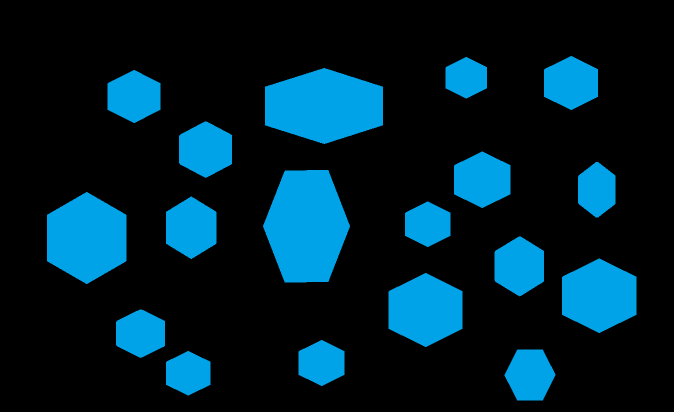
#> input picture Images/altigen.png, 1348 x 824 px (shown at 1/2 size)
$ python concatData.py
#> lines starting #> are read from the running program, lines starting #| are printed output that depends on the picture; after the words box and inside, x2 and y2 are one past the last pixel; in counts of white or black regions, pixels touching at a corner belong together
### WorkSpace/DataPreprocessing.py
import cv2
import imutils
import numpy as np
from matplotlib import pyplot as plt
import math


def findContour(image):
    resized = imutils.resize(image, width=300)
    ratio = image.shape[0] / float(resized.shape[0])


    gray = cv2.cvtColor(resized, cv2.COLOR_BGR2GRAY)

    blurred = cv2.GaussianBlur(gray, (5, 5), 0)
    thresh = cv2.threshold(blurred, 60, 255, cv2.THRESH_BINARY)[1]


    cnts = cv2.findContours(thresh.copy(), cv2.RETR_EXTERNAL,
                            cv2.CHAIN_APPROX_SIMPLE)
    cnts = imutils.grab_contours(cnts)

    return cnts,ratio

# [8 lines left out: function findContourWithAprrox, not called in this run]


def perimeterRadiusRelation(cnts):
   # cnts, ratio = findContour(image)
    #resized = imutils.resize(image, width=300)
    oranlar = []

    for i in cnts:
        perimeter = cv2.arcLength(i, True)
        (x, y), radius = cv2.minEnclosingCircle(i)
        center = (int(x), int(y))
        radius = int(radius) * 2
        oran = round(perimeter / radius,2)
        oranlar.append(oran)

      #  img = cv2.circle(resized, center, int(radius), (0, 255, 0), 2)
     #   cv2.imshow("Image", resized)
     #   cv2.waitKey(0)
    return oranlar
#burada yapilan islem, tespit edilen seklin cevre uzunlugunu seklin üzerine cizilebilinen minumum alana sahip cemberin cabına oranı
# sistemimiz için bagımsız degisken olarak kullanılacaktır.

def findContourNumber(image,cnts):

    #cnts,ratio = findContour(image)
    resized = imutils.resize(image, width=300)
    koseSayisi = []
    a = 0
    for i in cnts:
        cv2.drawContours(resized, [i], -1, (0, 255, 0), 2)

        peri = cv2.arcLength(i, True)
        approx = cv2.approxPolyDP(i, 0.1 * peri, True)# 0.1 değeri artırıldıpında yanlıs anlamadıysam diger noktalara olan maksimum degerde
                                                      #artıyor. Bu sebeple cikan kose noktalarinin sayisinda azalma oluyor. En cok azalma
                                                      # cemberler icin oluyor.
        koseSayisi.append(approx)

    return koseSayisi

# [18 lines left out: function cizdir, not called in this run]

def findLocicalEdge(image,cnts):

    koseSayisi = []
    karaListe = []
    beyazKume = set(()) # used set data struct for non dublicate value
    karaKume = set(())
    #cnts,ratio = findContour(image)

    for i in cnts:
        M = cv2.moments(i)
        cX = int((M["m10"] / M["m00"]))
        cY = int((M["m01"] / M["m00"]))

        for j in i:
            a = list(j[0])
            if (j[0][0],j[0][1]) not in karaKume:
                for k in i:# cnts de sıkıntı var
                    b = list(k[0])

                    if math.sqrt((k[0][0] - j[0][0])**2 + (k[0][1] - j[0][1])**2) < math.sqrt((cX - j[0][0])**2 + (cY - j[0][1])**2):
                        if a != b:

                            karaKume.add((k[0][0],k[0][1]))
                    else:

                        beyazKume.add((k[0][0],k[0][1])) #tuple şeklinde ekledik çünkü set veri yapısı list türünde eleman almıyor, çünkü list değişkendir

                        # hacı bak burada karalistedeki elemanlarıda beyaz listeye ekliyo ama sen zaten en sonunda kara listedeki elemanları
                        # beyaz listeden temizleyeceğin için ayrı bir if değimi eklenmemiştir.

        beyazListe = list(beyazKume)
        karaListe = list(karaKume)


        for point in karaListe:

            if point in beyazListe:

                beyazListe.remove(point)


        koseSayisi.append(beyazListe)

        beyazKume.clear()
        karaKume.clear()

    return koseSayisi
# burada işeyen kodun mantığı findContour() ile bulunan bir köşe noktasından diğer bulunan köşe noktalarına kaç adet köşe
# çizilebileceğimizi test etmeye çalışmaktadır. Algoritmanın işleyişi:
# > kıyaslanan noktaların birbirinden farkını alarak (x-y eksenleri için ayrı ayrı) çıkan sonucu şeklin orta noktası ile kıyaslanan
# noktanın farkı ile karşılaştırılmasına dayanır. Eğer çıkan sonuc büyük ise muhtemel bir köşe çizilinebilir denmektedir. daha dogrusu
#muhtemel köse noktalarının sayısını köse olma olabiliritesi en yüksek olan degerlere indirgeme cabası.
# Bu veri KNN veya başka makine öğrenmesi algoritmalarında bağımsız değişken olarak kullanılacaktır.

### WorkSpace/concatData.py
import cv2
import imutils
from WorkSpace import DataPreprocessing
import pandas as pd
from matplotlib import pyplot as plt


dt = DataPreprocessing
image = cv2.imread("../Images/altigen.png")
#> image is the input picture: shape (824, 1348, 3); mean B, G, R 44.2, 30.9, 0
contourEdgeNumbers = []
contourNumbers = []
shapeClass = []
#dt.cizdir(image)
cnts,shapeRatio = dt.findContour(image)
#> in findContour, `resized = imutils.resize(image, width=300)`:
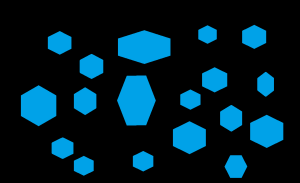
#> resized: shape (183, 300, 3); mean B, G, R 44.2, 30.9, 0
#> in findContour, `gray = cv2.cvtColor(resized, cv2.COLOR_BGR2GRAY)`:
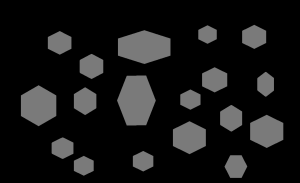
#> gray: shape (183, 300); min 0, max 122, mean 23.2
#> in findContour, `blurred = cv2.GaussianBlur(gray, (5, 5), 0)`:
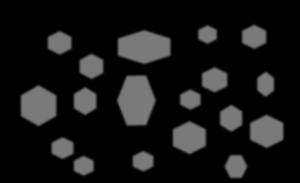
#> blurred: shape (183, 300); min 0, max 122, mean 23.2
#> in findContour, `thresh = cv2.threshold(blurred, 60, 255, cv2.THRESH_BINARY)[1]`:
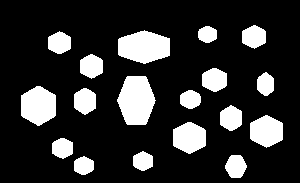
#> thresh: shape (183, 300); 18.9% white; 18 white regions
#> in findContour, `cnts = cv2.findContours(thresh.copy(), cv2.RETR_EXTERNAL, cv2.CHAIN_AP..`: cnts = 18 contours; largest, box (x1, y1, x2, y2) and area: (117, 76, 156, 125) 1364, (118, 30, 170, 64) 1259, (21, 86, 56, 126) 1027, (250, 115, 283, 148) 774, (173, 122, 206, 154) 766
#> shapeRatio = 4.5
ratio = dt.perimeterRadiusRelation(cnts)
#> the loop in perimeterRadiusRelation, `for i in cnts:` made 18 passes
#> (perimeter, x, y, radius, center, oran) on passes 1, 2, 3, 4, 7, 8, 9, 10, 12, 15, 16, 17: (62.87, 83.5, 165.5, 20, (83, 165), 3.14), (71.94, 235.5, 166, 22, (235, 166), 3.27), (64.87, 142.5, 161, 20, (142, 161), 3.24), (68.87, 62, 147.5, 22, (62, 147), 3.13), (77.36, 230.5, 117.5, 24, (230, 117), 3.22), (64.28, 189.8, 99, 20, (189, 99), 3.21), (79.36, 84.5, 101, 26, (84, 100), 3.05), (123.7, 38, 105.2, 38, (38, 105), 3.26), (64.53, 265.5, 83.54, 22, (265, 83), 2.93), (75.11, 59, 42.5, 24, (59, 42), 3.13), (148.1, 143.7, 46.5, 52, (143, 46), 2.85), (58.63, 207.2, 34, 18, (207, 34), 3.26)
#> (perimeter, x, y, radius, oran) on passes 5, 6, 11, 13, 14: (107.8, 189, 137, 34, 3.17), (108.7, 266, 131, 34, 3.2), (148.6, 136, 100, 50, 2.97), (80.53, 214, 79, 26, 3.1), (77.94, 91, 66, 24, 3.25)
#> after the loop in perimeterRadiusRelation, `for i in cnts:`: oranlar = [3.14, 3.27, 3.24, 3.13, 3.17, 3.2, 3.22, 3.21, 3.05, 3.26, 2.97, 2.93, 3.1, 3.25, 3.13, 2.85, 3.26, 3.25]
#> ratio has the same summary as oranlar in perimeterRadiusRelation
contour = dt.findContourNumber(image,cnts)
#> the loop in findContourNumber, `for i in cnts:` made 18 passes
#> (peri, approx) on passes 1 to 12: (62.87, [[84, 156], [74, 161], [81, 174], [93, 169]]), (71.94, [[231, 155], [225, 168], [240, 177], [246, 165]]), (64.87, [[142, 151], [133, 165], [144, 170], [152, 156]]), (68.87, [[60, 138], [52, 153], [63, 158], [72, 142]]), (107.8, [[187, 122], [173, 145], [190, 153], [205, 130]]), (108.7, [[267, 115], [250, 123], [266, 147], [282, 139]]), (77.36, [[230, 105], [220, 124], [232, 130], [241, 111]]), (64.28, [[188, 90], [180, 103], [192, 108], [200, 96]]), (79.36, [[83, 88], [74, 107], [85, 114], [95, 94]]), (123.7, [[36, 86], [21, 115], [39, 125], [55, 95]]), (148.6, [[127, 76], [117, 101], [145, 124], [153, 94]]), (64.53, [[265, 72], [257, 89], [267, 95], [273, 78]])
#> after the loop in findContourNumber, `for i in cnts:`:
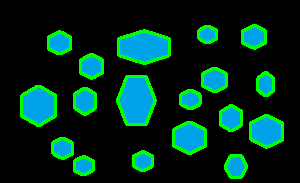
#> resized: shape (183, 300, 3); 9.13% of pixels changed, all inside (x1, y1, x2, y2) = (20, 24, 284, 179)
#> after the loop in findContourNumber, `for i in cnts:`: koseSayisi = 18 contours; largest, box (x1, y1, x2, y2) and area: (117, 76, 154, 125) 927, (118, 35, 170, 59) 858, (21, 86, 56, 126) 693, (250, 115, 283, 148) 520, (173, 122, 206, 154) 518
#> contour has the same summary as koseSayisi in findContourNumber
contourEdge = dt.findLocicalEdge(image,cnts)
#> the loop in findLocicalEdge, `for i in cnts:` made 18 passes
#> (cX, cY) on passes 1 to 12: (83, 165), (235, 166), (142, 160), (62, 147), (188, 137), (266, 130), (230, 117), (189, 99), (84, 100), (38, 105), (135, 100), (265, 83)
#> after the loop in findLocicalEdge, `for i in cnts:`: beyazKume = 0 items; koseSayisi = 18 items
#> contourEdge = 18 items

#> (the run stopped early here; a loop or call above may not have finished)

$ run again, with Images/DikE.png copied over Images/altigen.png
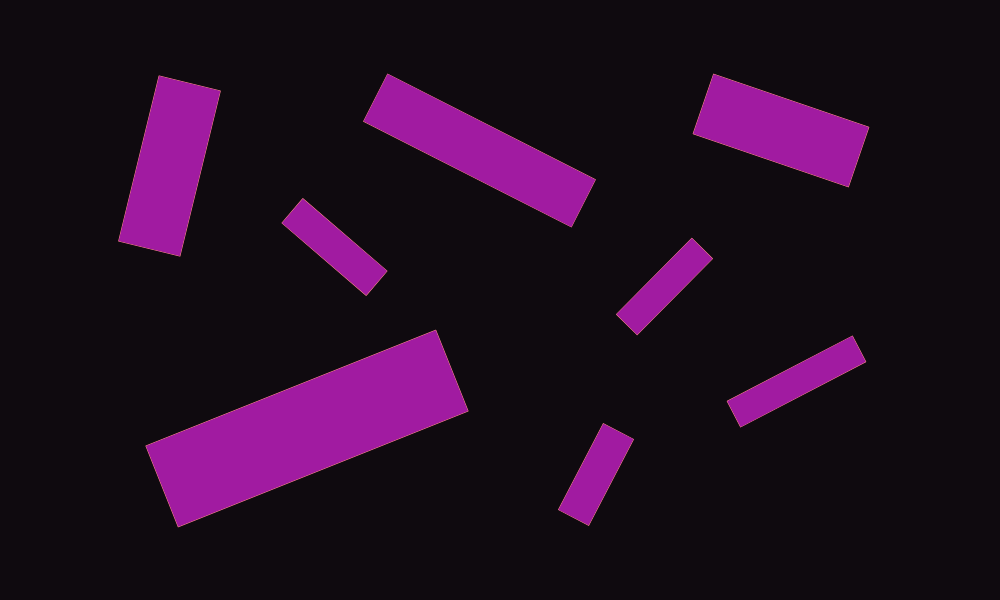
#> input picture Images/DikE.png, 1000 x 600 px
#> image is the input picture: shape (600, 1000, 3); mean B, G, R 33.5, 12.5, 33.8
#> in findContour, `thresh = cv2.threshold(blurred, 60, 255, cv2.THRESH_BINARY)[1]`:
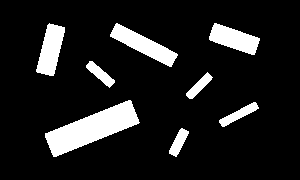
#> thresh: shape (180, 300); 12% white; 8 white regions
#> in findContour, `cnts = cv2.findContours(thresh.copy(), cv2.RETR_EXTERNAL, cv2.CHAIN_AP..`: cnts = 8 contours; box (x1, y1, x2, y2) and area: (45, 100, 140, 157) 2278, (110, 23, 178, 67) 998, (36, 23, 65, 76) 870, (209, 23, 260, 55) 841, (219, 102, 259, 127) 301, (86, 61, 115, 88) 268, (169, 128, 189, 157) 245, (186, 72, 213, 99) 238
#> `cnts,shapeRatio = dt.findContour(image)`: shapeRatio = 3.33
#> the loop in perimeterRadiusRelation, `for i in cnts:` made 8 passes
#> (perimeter, x, y, radius, center, oran) on passes 1 to 8: (76.43, 178.5, 142, 28, (178, 142), 2.73), (101.4, 238.4, 114.3, 40, (238, 114), 2.53), (250.8, 91.94, 128.4, 94, (91, 128), 2.67), (75.3, 198.6, 85.41, 30, (198, 85), 2.51), (80.47, 100.1, 73.13, 32, (100, 73), 2.51), (138.6, 234, 38.5, 50, (234, 38), 2.77), (177.2, 143.5, 44.5, 70, (143, 44), 2.53), (141.3, 50.04, 49.22, 52, (50, 49), 2.72)
#> after the loop in perimeterRadiusRelation, `for i in cnts:`: oranlar = [2.73, 2.53, 2.67, 2.51, 2.51, 2.77, 2.53, 2.72]
#> the loop in findContourNumber, `for i in cnts:` made 8 passes
#> (peri, approx) on passes 1 to 8: (76.43, [[182, 128], [175, 156]]), (101.4, [[258, 107], [219, 122]]), (250.8, [[131, 101], [53, 156]]), (75.3, [[207, 72], [189, 98]]), (80.47, [[89, 61], [109, 87], [114, 80]]), (138.6, [[214, 23], [210, 40], [254, 54], [259, 38]]), (177.2, [[115, 24], [171, 66]]), (141.3, [[49, 23], [36, 71], [53, 75], [64, 27]])
#> after the loop in findContourNumber, `for i in cnts:`:
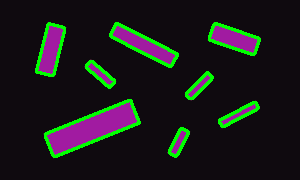
#> resized: shape (180, 300, 3); mean B, G, R 26, 26.8, 26
#> after the loop in findContourNumber, `for i in cnts:`: koseSayisi = 8 contours, 5 with area under 20; largest, box (x1, y1, x2, y2) and area: (36, 23, 65, 76) 816, (210, 23, 260, 55) 800, (89, 61, 115, 88) 135
#> contour has the same summary as koseSayisi in findContourNumber
#> the loop in findLocicalEdge, `for i in cnts:` made 8 passes
#> (cX, cY) on passes 1 to 8: (178, 141), (238, 113), (91, 128), (198, 85), (99, 73), (233, 38), (143, 44), (50, 49)
#> after the loop in findLocicalEdge, `for i in cnts:`: beyazKume = 0 items; koseSayisi = [[(181, 128), (182, 145), (169, 150)], [(253, 102), (219, 120), (240, 117)], [(53, 130), (128, 100), (91, 142)], [(207, 72), (186, 93)], [(89, 61), (106, 85)], [(242, 32), (214, 23), (247, 52)], [(176, 57), (116, 23)], [(49, 23), (48, 74), (59, 49)]]
#> contourEdge has the same summary as koseSayisi in findLocicalEdge

$ run again, with Images/besgen.png copied over Images/altigen.png
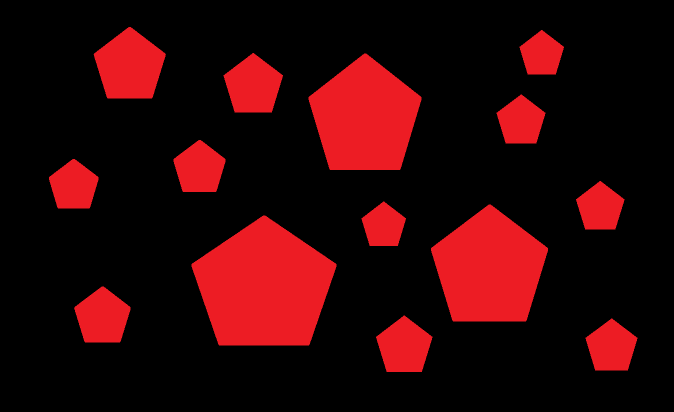
#> input picture Images/besgen.png, 1348 x 824 px (shown at 1/2 size)
#> image is the input picture: shape (824, 1348, 3); mean B, G, R 7, 5.5, 46.4
#> in findContour, `thresh = cv2.threshold(blurred, 60, 255, cv2.THRESH_BINARY)[1]`:
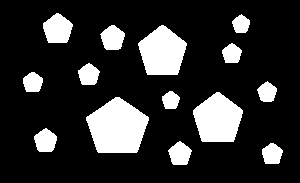
#> thresh: shape (183, 300); 18.4% white; 14 white regions
#> in findContour, `cnts = cv2.findContours(thresh.copy(), cv2.RETR_EXTERNAL, cv2.CHAIN_AP..`: cnts = 14 contours; largest, box (x1, y1, x2, y2) and area: (86, 97, 149, 153) 2438, (193, 92, 243, 142) 1744, (138, 25, 187, 75) 1680, (43, 13, 73, 43) 619, (100, 25, 125, 50) 418
#> `cnts,shapeRatio = dt.findContour(image)`: shapeRatio = 4.5
#> the loop in perimeterRadiusRelation, `for i in cnts:` made 14 passes
#> (perimeter, x, y, radius, center, oran) on passes 1 to 8: (68.28, 271.6, 154, 22, (271, 154), 3.1), (75.6, 179.5, 153.4, 24, (179, 153), 3.15), (74.77, 45, 140.3, 24, (45, 140), 3.12), (196.5, 117, 125.9, 64, (117, 125), 3.07), (164.4, 217.5, 118.9, 52, (217, 118), 3.16), (57.46, 170.2, 100.2, 18, (170, 100), 3.19), (63.94, 267, 91.45, 20, (267, 91), 3.2), (64.87, 32.38, 82.5, 20, (32, 82), 3.24)
#> after the loop in perimeterRadiusRelation, `for i in cnts:`: oranlar = [3.1, 3.15, 3.12, 3.07, 3.16, 3.19, 3.2, 3.24, 3.18, 3.18, 3.12, 3.32, 3.21, 3.24]
#> `ratio = dt.perimeterRadiusRelation(cnts)`: ratio has the same summary as oranlar in perimeterRadiusRelation
#> the loop in findContourNumber, `for i in cnts:` made 14 passes
#> (peri, approx) on passes 1, 2, 3, 6, 7, 8, 9: (68.28, [[270, 143], [264, 161], [278, 163], [282, 150]]), (75.6, [[179, 141], [171, 161], [186, 164], [191, 150]]), (74.77, [[46, 128], [34, 136], [39, 151], [54, 147]]), (57.46, [[169, 91], [164, 106], [175, 108], [179, 97]]), (63.94, [[267, 81], [257, 89], [263, 101], [276, 91]]), (64.87, [[31, 72], [25, 89], [38, 91], [42, 78]]), (69.94, [[89, 63], [78, 70], [82, 84], [96, 82]])
#> after the loop in findContourNumber, `for i in cnts:`:
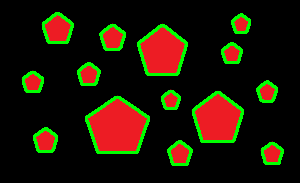
#> resized: shape (183, 300, 3); mean B, G, R 5, 23.4, 32.6
#> after the loop in findContourNumber, `for i in cnts:`: koseSayisi = 14 contours; largest, box (x1, y1, x2, y2) and area: (86, 97, 149, 153) 2344, (193, 92, 243, 142) 1676, (145, 25, 187, 75) 1212, (47, 13, 73, 43) 442, (101, 25, 125, 50) 294
#> contour has the same summary as koseSayisi in findContourNumber
#> the loop in findLocicalEdge, `for i in cnts:` made 14 passes
#> (cX, cY) on passes 1 to 8: (271, 153), (179, 153), (45, 140), (117, 126), (217, 118), (170, 99), (266, 91), (32, 82)
#> after the loop in findLocicalEdge, `for i in cnts:`: beyazKume = 0 items; koseSayisi = 14 items

$ run again, with Images/besgen2.png copied over Images/altigen.png
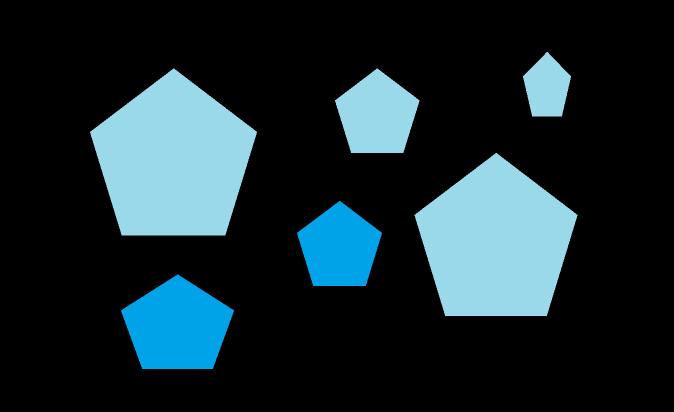
#> input picture Images/besgen2.png, 1348 x 824 px (shown at 1/2 size)
#> image is the input picture: shape (824, 1348, 3); mean B, G, R 48.2, 42.4, 24.7
#> in findContour, `thresh = cv2.threshold(blurred, 60, 255, cv2.THRESH_BINARY)[1]`:
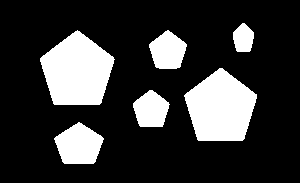
#> thresh: shape (183, 300); 21.3% white; 6 white regions
#> in findContour, `cnts = cv2.findContours(thresh.copy(), cv2.RETR_EXTERNAL, cv2.CHAIN_AP..`: cnts = 6 contours; box (x1, y1, x2, y2) and area: (40, 30, 115, 105) 3838, (184, 68, 257, 141) 3672, (54, 122, 104, 164) 1406, (149, 30, 187, 69) 997, (133, 90, 170, 127) 938, (233, 23, 254, 52) 432
#> `cnts,shapeRatio = dt.findContour(image)`: shapeRatio = 4.5
#> the loop in perimeterRadiusRelation, `for i in cnts:` made 6 passes
#> (perimeter, x, y, radius, center, oran) on passes 1 to 6: (149.5, 78.5, 142.7, 48, (78, 142), 3.12), (120.6, 151, 109.6, 38, (151, 109), 3.17), (240.6, 220, 107.3, 78, (220, 107), 3.08), (124.2, 167.5, 50.28, 40, (167, 50), 3.11), (246.2, 76.5, 70.42, 80, (76, 70), 3.08), (80.77, 243, 37.62, 28, (243, 37), 2.88)
#> after the loop in perimeterRadiusRelation, `for i in cnts:`: oranlar = [3.12, 3.17, 3.08, 3.11, 3.08, 2.88]
#> the loop in findContourNumber, `for i in cnts:` made 6 passes
#> (peri, approx) on passes 2, 3, 4, 6: (120.6, [[149, 90], [138, 123], [162, 126], [169, 104]]), (240.6, [[219, 68], [195, 133], [242, 140], [256, 94]]), (124.2, [[167, 30], [149, 47], [176, 68], [186, 44]]), (80.77, [[242, 23], [233, 39], [249, 51], [253, 32]])
#> after the loop in findContourNumber, `for i in cnts:`:
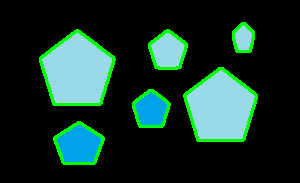
#> resized: shape (183, 300, 3); mean B, G, R 41.6, 51.2, 21.9
#> after the loop in findContourNumber, `for i in cnts:`: koseSayisi = 6 contours; box (x1, y1, x2, y2) and area: (40, 30, 115, 105) 3747, (195, 68, 257, 141) 2644, (54, 122, 104, 164) 1360, (149, 30, 187, 69) 716, (138, 90, 170, 127) 682, (233, 23, 254, 52) 304
#> contour has the same summary as koseSayisi in findContourNumber
#> the loop in findLocicalEdge, `for i in cnts:` made 6 passes
#> (cX, cY) on passes 1 to 6: (78, 144), (150, 109), (220, 107), (167, 50), (76, 70), (242, 38)
#> after the loop in findLocicalEdge, `for i in cnts:`: beyazKume = 0 items; koseSayisi = 6 items
